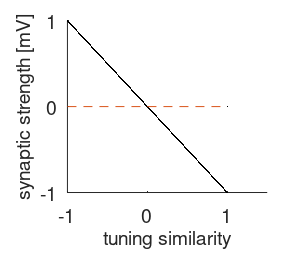

MATLAB code for this plot:

% plots the synaptic strength vs. the similarity of weights
clear all
close all
clc

addpath([cd,'/function/'])

savefig=1;
savefile=['/Users/vkoren/ei_net/figure/weights_J/'];

%% parameters

N=400;                                 % number of neurons 
M=3;                                   % number of input variables     
a=1;                                   % unit constant

%% synaptic conectivity matrix

W_ran=randn(M,N);

norm=(sum(W_ran.^2,1)).^0.5;                                        % normalization of weights with the the number of inputs
norm_mat=(norm'*ones(1,M))';
W=W_ran./norm_mat;                                                  % weight matrix  

J=-(W'*W- diag(diag(W'*W))).*a;                                                  % connectivity matrix

%% tuning similarity

phi=W'*W; % vectors are normalized, so no need to divide with the norm 

%{
% long way to compute cosine similarity
phi=zeros(N^2,1);
idx=0;
for ii=1:N
    for jj=1:N
        idx=idx+1
        phi(idx)=(W(:,ii)'*W(:,jj))./(sqrt(sum(W(:,ii).^2))*sqrt(sum(W(:,jj).^2)));
    end
end
%}
%% plot
fs=14;
pos_vec=[0,0,7.5,7];

xt=-1:1:1;
yt=[-1:1:1].*a;

figname='phi_J_1ct';
H=figure('name',figname);
plot(phi(:),J(:),'.','color','k','markersize',3)
line([-1,1],[0 0],'LineStyle','--')
box off
%title('one cell type')
ylim([-1,1].*a)

set(gca,'YTick',yt,'fontsize',fs)
set(gca,'XTick',xt,'fontsize',fs)

op=get(gca,'OuterPosition');
set(gca,'OuterPosition',[op(1)+0.05 op(2)+0.1 op(3)-0.05 op(4)-0.1]); % OuterPosition = [left bottom width height]
xlabel ('tuning similarity','fontsize',fs)
ylabel ('synaptic strength [mV]','fontsize',fs)

set(H, 'Units','centimeters', 'Position', pos_vec)
set(H,'PaperPositionMode','Auto','PaperUnits', 'centimeters','PaperSize',[pos_vec(3), pos_vec(4)])

if savefig==1
    print(H,[savefile,figname],'-dpng','-r300');
end

